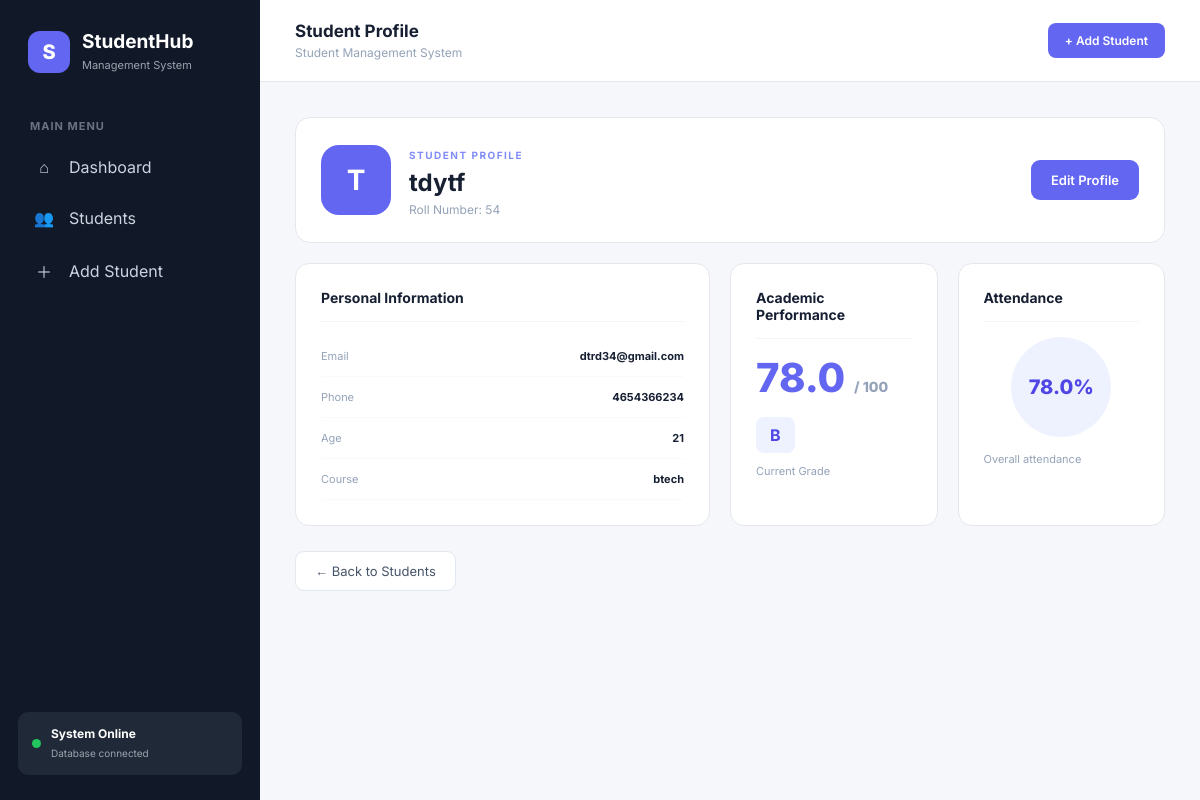
Screenshot of /student/2 with the database file from the repository.
### tables this page shows
CREATE TABLE students (
            id INTEGER PRIMARY KEY AUTOINCREMENT,
            name TEXT NOT NULL,
            roll TEXT NOT NULL UNIQUE,
            email TEXT NOT NULL,
            course TEXT NOT NULL,
            age INTEGER,
            phone TEXT,
            attendance REAL DEFAULT 0,
            marks REAL DEFAULT 0
        );

### app.py (the view)
@app.route("/student/<int:student_id>")
def student_details(student_id):
    conn = get_db_connection()
    student = conn.execute(
        "SELECT * FROM students WHERE id = ?",
        (student_id,)
    ).fetchone()
    conn.close()
    if student is None:
        flash("Student not found!", "error")
        return redirect(url_for("view_students"))
    return render_template(
        "student_details.html",
        student=student
    )

### app.py (called while the page is built)
def get_db_connection():
    conn = sqlite3.connect(DATABASE)
    conn.row_factory = sqlite3.Row
    return conn

def calculate_grade(marks):
    if marks >= 90:
        return "A+"
    elif marks >= 80:
        return "A"
    elif marks >= 70:
        return "B"
    elif marks >= 60:
        return "C"
    elif marks >= 50:
        return "D"
    else:
        return "F"

@app.context_processor
def utility_functions():
    return dict(calculate_grade=calculate_grade)

### templates/student_details.html (shortened to what this page needs)
{% extends "base.html" %}
{% block page_heading %}
Student Profile
{% endblock %}
{% block content %}
<div class="profile-header">
    <div class="big-avatar">
        {{ student.name[0].upper() }}
    </div>
    <div>
        <span class="welcome-tag">
            STUDENT PROFILE
        </span>
        <h1>
            {{ student.name }}
        </h1>
        <p>
            Roll Number: {{ student.roll }}
        </p>
    </div>
    <div class="profile-actions">
        <a
            href="{{ url_for(
                'edit_student',
                student_id=student.id
            ) }}"
            class="primary-btn"
        >
            Edit Profile
        </a>
    </div>
</div>
<div class="profile-grid">
    <div class="profile-card">
        <h3>
            Personal Information
        </h3>
        <div class="info-row">
            <span>Email</span>
            <strong>
                {{ student.email }}
            </strong>
        </div>
        <div class="info-row">
            <span>Phone</span>
            <strong>
                {{ student.phone or 'Not provided' }}
            </strong>
        </div>
        <div class="info-row">
            <span>Age</span>
            <strong>
                {{ student.age or 'Not provided' }}
            </strong>
        </div>
        <div class="info-row">
            <span>Course</span>
            <strong>
                {{ student.course }}
            </strong>
        </div>
    </div>
    <div class="profile-card">
        <h3>
            Academic Performance
        </h3>
        <div class="performance-number">
            {{ student.marks }}
            <span>/ 100</span>
        </div>
        <div class="grade-large">
            {{ calculate_grade(student.marks) }}
        </div>
        <p>
            Current Grade
        </p>
    </div>
    <div class="profile-card">
        <h3>
            Attendance
        </h3>
        <div class="attendance-circle">
            {{ student.attendance }}%
        </div>
        <p>
            Overall attendance
        </p>
    </div>
</div>
<div class="bottom-actions">
    <a href="{{ url_for('view_students') }}"
       class="secondary-btn">
        ← Back to Students
    </a>
</div>
{% endblock %}

### templates/base.html (shortened to what this page needs)
<!DOCTYPE html>
<html lang="en">
<head>
    <link rel="stylesheet"
          href="{{ url_for('static', filename='style.css') }}">
</head>
<body>
<div class="app">
    <aside class="sidebar">
        <div class="logo">
            <div class="logo-icon">
                S
            </div>
            <div>
                <h2>StudentHub</h2>
                <span>Management System</span>
            </div>
        </div>
        <nav class="sidebar-nav">
            <p class="menu-title">MAIN MENU</p>
            <a href="{{ url_for('home') }}"
               class="nav-link">
                <span>⌂</span>
                Dashboard
            </a>
            <a href="{{ url_for('view_students') }}"
               class="nav-link">
                <span>👥</span>
                Students
            </a>
            <a href="{{ url_for('add_student') }}"
               class="nav-link">
                <span>＋</span>
                Add Student
            </a>
        </nav>
        <div class="sidebar-bottom">
            <div class="system-info">
                <div class="status-dot"></div>
                <div>
                    <strong>System Online</strong>
                    <small>Database connected</small>
                </div>
            </div>
        </div>
    </aside>
    <section class="main-area">
        <header class="topbar">
            <div>
                <h3>
                    {% block page_heading %}{% endblock %}
                </h3>
                <p>
                    Student Management System
                </p>
            </div>
            <a href="{{ url_for('add_student') }}"
               class="top-add">
                + Add Student
            </a>
        </header>
        <main class="content">
            {% block content %}
            {% endblock %}
        </main>
    </section>
</div>
</body>
</html>

### static/style.css (style rules this page uses)
* { box-sizing: border-box; }
body { margin: 0; font-family: 'Inter', Arial, sans-serif; background: #f5f7fb; color: #172033; }
.app { display: flex; min-height: 100vh; }
.sidebar { width: 260px; background: #111827; color: white; min-height: 100vh; position: fixed; left: 0; top: 0; bottom: 0; padding: 25px 18px; display: flex; flex-direction: column; }
.logo { display: flex; align-items: center; gap: 12px; padding: 5px 10px 35px; }
.logo-icon { width: 42px; height: 42px; border-radius: 12px; display: flex; align-items: center; justify-content: center; background: #6366f1; font-size: 20px; font-weight: 800; }
.logo h2 { margin: 0; font-size: 19px; }
.logo span { color: #9ca3af; font-size: 11px; }
.menu-title { color: #6b7280; font-size: 11px; font-weight: 700; letter-spacing: 1px; padding: 0 12px; }
.nav-link { display: flex; align-items: center; gap: 14px; padding: 13px 15px; color: #cbd5e1; text-decoration: none; border-radius: 10px; margin: 5px 0; transition: 0.2s; }
.nav-link span { width: 22px; text-align: center; }
.sidebar-bottom { margin-top: auto; }
.system-info { display: flex; align-items: center; gap: 10px; padding: 14px; background: #1f2937; border-radius: 10px; }
.status-dot { width: 9px; height: 9px; background: #22c55e; border-radius: 50%; }
.system-info strong { display: block; font-size: 12px; }
.system-info small { color: #9ca3af; font-size: 10px; }
.main-area { margin-left: 260px; width: calc(100% - 260px); min-height: 100vh; }
.topbar { height: 82px; background: white; border-bottom: 1px solid #e5e7eb; display: flex; align-items: center; justify-content: space-between; padding: 0 35px; }
.topbar h3 { margin: 0; font-size: 17px; }
.topbar p { margin: 4px 0 0; color: #94a3b8; font-size: 12px; }
.content { padding: 35px; }
.primary-btn { display: inline-block; background: #6366f1; color: white; border: none; padding: 12px 20px; border-radius: 9px; font-size: 13px; font-weight: 600; text-decoration: none; cursor: pointer; transition: 0.2s; }
.secondary-btn { display: inline-block; background: white; color: #475569; border: 1px solid #e2e8f0; padding: 11px 19px; border-radius: 9px; font-size: 13px; text-decoration: none; cursor: pointer; }
.top-add { background: #6366f1; color: white; text-decoration: none; padding: 10px 17px; border-radius: 8px; font-size: 12px; font-weight: 600; }
.welcome-tag { font-size: 10px; font-weight: 700; letter-spacing: 1.5px; color: #818cf8; }
.profile-header { background: white; border: 1px solid #e5e7eb; border-radius: 15px; padding: 25px; display: flex; align-items: center; gap: 18px; margin-bottom: 20px; }
.big-avatar { width: 65px; height: 65px; background: #eef2ff; color: #6366f1; border-radius: 17px; display: flex; align-items: center; justify-content: center; font-size: 25px; font-weight: 800; }
.profile-header h1 { margin: 5px 0; font-size: 24px; }
.profile-header p { margin: 0; color: #94a3b8; font-size: 12px; }
.profile-actions { margin-left: auto; }
.profile-grid { display: grid; grid-template-columns: 2fr 1fr 1fr; gap: 20px; }
.profile-card { background: white; border: 1px solid #e5e7eb; border-radius: 14px; padding: 25px; }
.profile-card h3 { margin-top: 0; font-size: 14px; padding-bottom: 15px; border-bottom: 1px solid #f1f5f9; }
.info-row { display: flex; justify-content: space-between; gap: 20px; padding: 13px 0; border-bottom: 1px solid #f8fafc; }
.info-row span { color: #94a3b8; font-size: 11px; }
.info-row strong { font-size: 11px; text-align: right; }
.performance-number { font-size: 40px; font-weight: 800; color: #6366f1; }
.performance-number span { font-size: 14px; color: #94a3b8; }
.grade-large { display: inline-block; margin-top: 15px; padding: 8px 14px; background: #eef2ff; color: #4f46e5; border-radius: 8px; font-weight: 700; }
.profile-card > p { color: #94a3b8; font-size: 11px; }
.attendance-circle { width: 100px; height: 100px; border-radius: 50%; background: #eef2ff; color: #4f46e5; display: flex; align-items: center; justify-content: center; font-size: 20px; font-weight: 800; margin: 15px auto; }
.bottom-actions { margin-top: 25px; }
.big-avatar { width: 70px; height: 70px; background: #6366f1; color: white; border-radius: 18px; display: flex; align-items: center; justify-content: center; font-size: 28px; font-weight: bold; }

### rows the page displays
students: name "T", name "tdytf", roll "54", email "dtrd34@gmail.com", phone "4654366234", age "21", course "btech", marks "78.0", marks "B", attendance "78.0"
